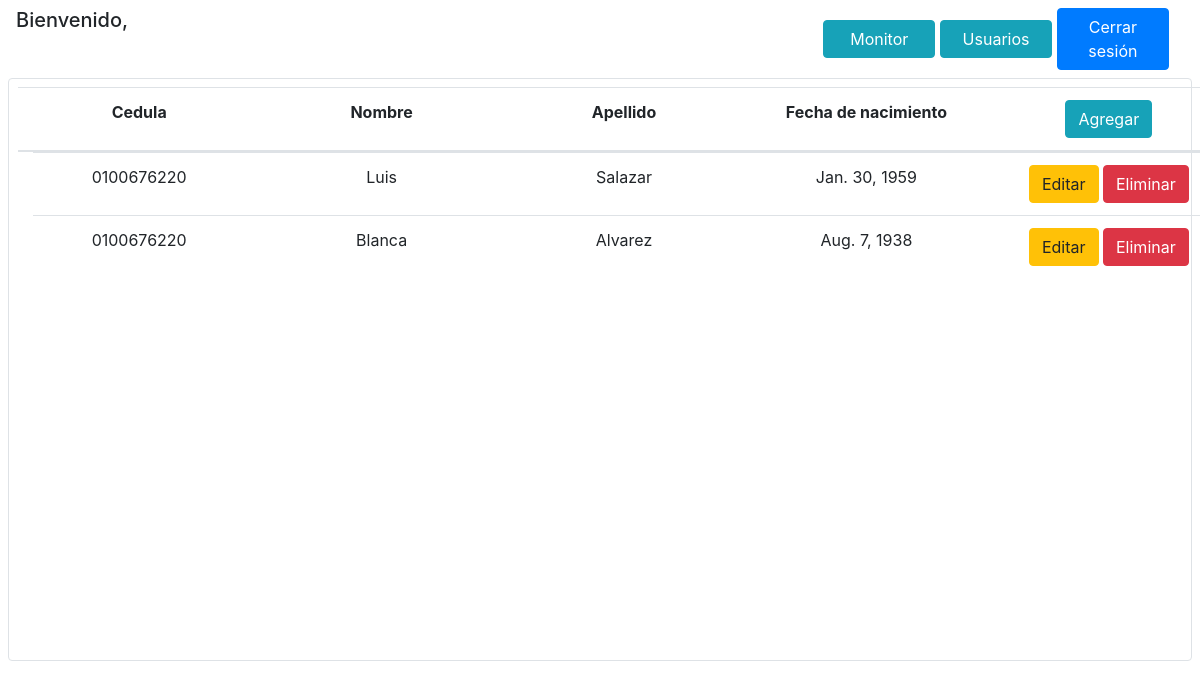
The page /administracion/pacientes (signed in) on the database as committed earlier.
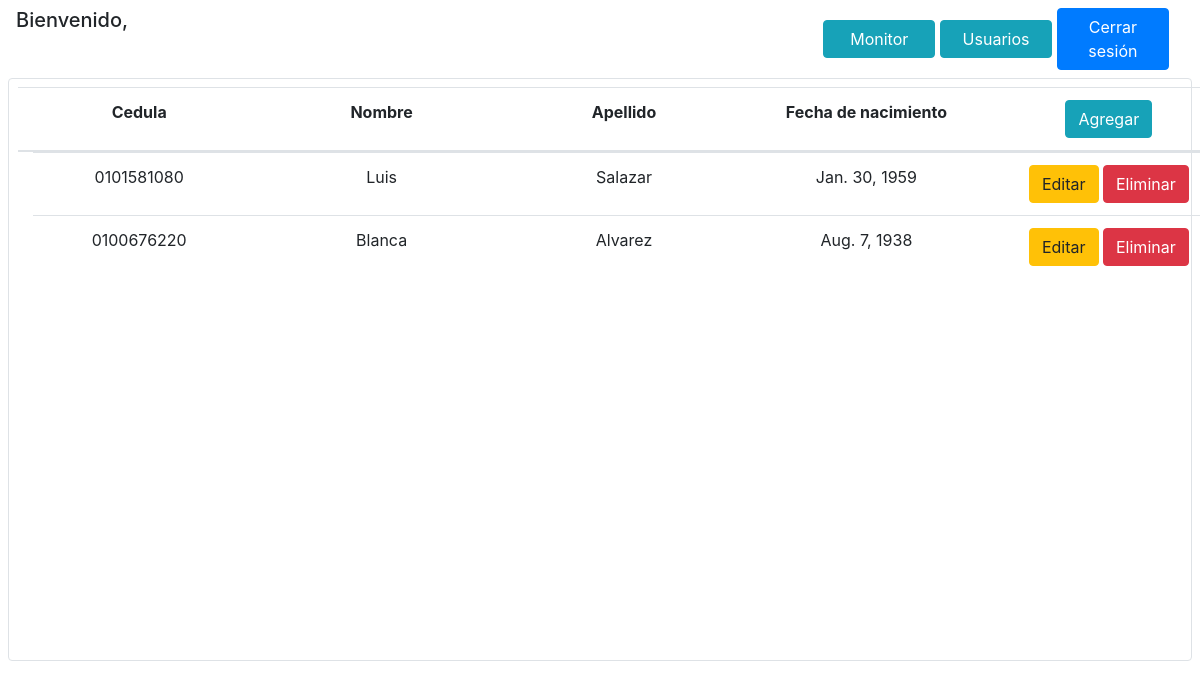
The same page on the database as committed later.
### monitor/models.py (models this page shows, shortened)
class Paciente(models.Model):
    persona = models.OneToOneField(Persona, on_delete=models.CASCADE)
    fecha_nacimiento = models.DateField()

class Persona(models.Model):
    cedula = models.TextField(max_length=10)
    nombre = models.TextField(max_length=50)
    apellido = models.TextField(max_length=50)

### monitor/views.py (the view)
# urls.py: path('administracion/pacientes', views.pacientes),
def pacientes(request):
    try:
        if request.session['usuario_autenticado'] is not None:
            html = loader.get_template('monitor/pacientes.html')
            pacientes = Paciente.objects.all()
            contexto = {
                'usuario_autenticado': request.session['usuario_autenticado'],
                'pacientes': pacientes
            }
            return HttpResponse(html.render(contexto, request))
        else:
            return redirect('/')
    except Exception:
        return redirect('/administracion/pacientes')

### monitor/templates/monitor/pacientes.html (shortened to what this page needs)
<!DOCTYPE html>
<html lang="es">
     <head>
          {% load static %}
          {% load bootstrap4 %}
          {% bootstrap_css %}
          <link rel="stylesheet" type="text/css" href="{% static 'monitor/css/monitor.css' %}">
     </head>
     <body>
          <div class="mx-2">
               <div class="row my-2 mr-2">
                    <h5 class="col ml-2">
                         Bienvenido, {{usuario_autenticado.persona.nombre}} {{usuario_autenticado.persona.apellido}}
                    </h5>
                    <div class="col" align="right">
                         <a class="btn btn-info text-center"
                            href="/administracion"
                            style="width:20%" role="button">Monitor
                         </a>
                         <a class="btn btn-info text-center"
                            href="/administracion/usuarios"
                            style="width:20%" role="button">Usuarios
                         </a>
                         <a class="btn btn-primary text-center"
                            href="/logout"
                            style="width:20%" role="button">Cerrar sesión
                         </a>
                    </div>
               </div>
               <div class="border rounded">
                    <table class="table table-wrapper vertical-scroll mx-4 my-2">
                         <thead>
                              <tr class="row justify-content-center text-center">
                                   <th class="col">Cedula</th>
                                   <th class="col">Nombre</th>
                                   <th class="col">Apellido</th>
                                   <th class="col">Fecha de nacimiento</th>
                                   <th class="col">
                                        <a class="btn btn-info text-center"
                                           href="/administracion/pacientes/agregar"
                                           role="button">Agregar
                                        </a>
                                   </th>
                              </tr>
                         </thead>
                         <tbody style="height: 500px;">
                              {% if pacientes %}
                                   {% for paciente in pacientes %}
                                        <tr class="row justify-content-center text-center">
                                             <td class="col">{{paciente.persona.cedula}}</td>
                                             <td class="col">{{paciente.persona.nombre}}</td>
                                             <td class="col">{{paciente.persona.apellido}}</td>
                                             <td class="col">{{paciente.fecha_nacimiento}}</td>
                                             <td class="col">
                                                  <a class="btn btn-warning text-center"
                                                     href="/administracion/pacientes/editar/{{paciente.id}}"
                                                     role="button">Editar
                                                  </a>
                                                  <a class="btn btn-danger text-center"
                                                     href="/administracion/pacientes/eliminar/{{paciente.id}}"
                                                     role="button">Eliminar
                                                  </a>
                                             </td>
                                        </tr>
                                   {% endfor %}
                              {% endif %}
                         </tbody>
                    </table>
               </div>
          </div>
     </body>
</html>

Rows that differ between the two databases and show on the page:
changed through a linked row, Paciente "Jan. 30, 1959": persona.cedula "0100676220" → "0101581080"
